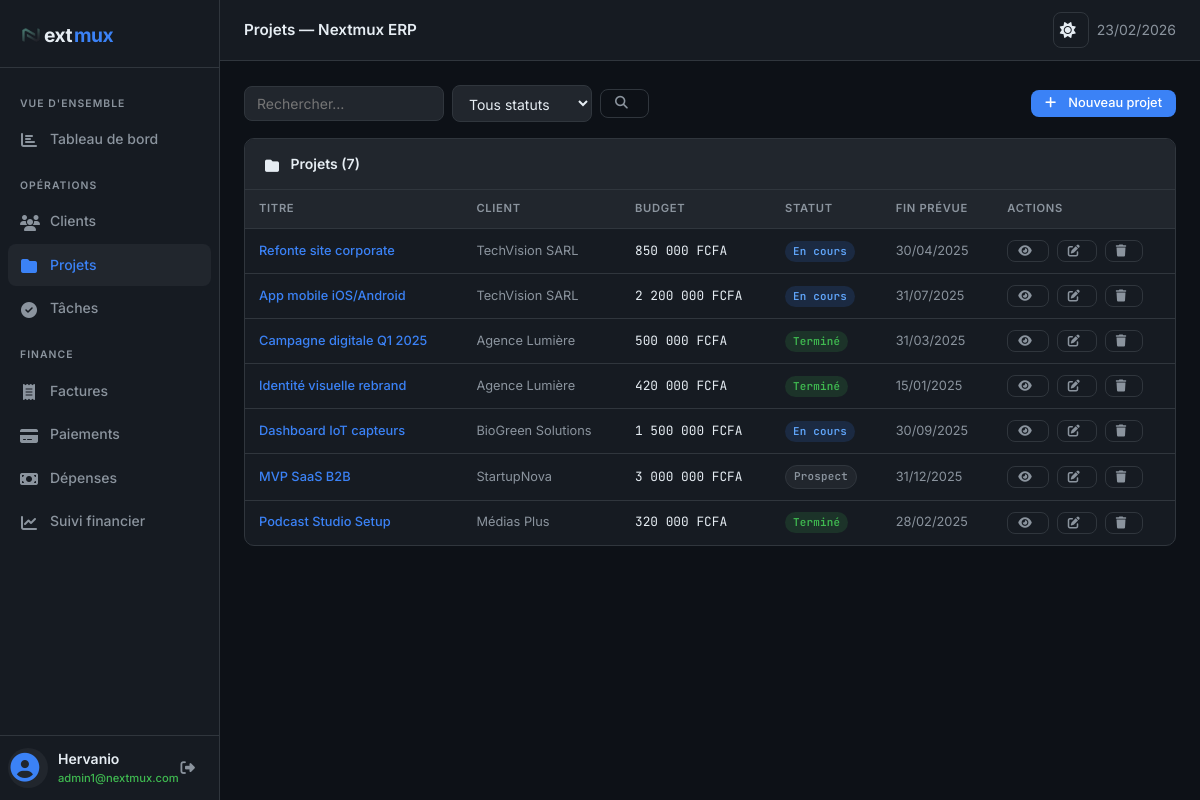
Screenshot of /projets.php (signed in) with the database file from the repository.
### tables this page shows
CREATE TABLE `projets` (
  `id` int(10) UNSIGNED NOT NULL,
  `client_id` int(10) UNSIGNED NOT NULL,
  `titre` varchar(200) NOT NULL,
  `description` text DEFAULT NULL,
  `budget` decimal(12,2) NOT NULL DEFAULT 0.00,
  `statut` enum('prospect','en_cours','suspendu','termine') NOT NULL DEFAULT 'en_cours',
  `date_debut` date DEFAULT NULL,
  `date_fin` date DEFAULT NULL,
  `created_at` timestamp NOT NULL DEFAULT current_timestamp()
);

CREATE TABLE `clients` (
  `id` int(10) UNSIGNED NOT NULL,
  `nom` varchar(150) NOT NULL,
  `email` varchar(200) NOT NULL,
  `telephone` varchar(20) DEFAULT NULL,
  `adresse` text DEFAULT NULL,
  `ville` varchar(100) DEFAULT NULL,
  `created_at` timestamp NOT NULL DEFAULT current_timestamp()
);

### projets.php (the view, shortened to what this page needs)
<?php
require_once 'db.php';
$db = getDB();
$action = $_GET['action'] ?? 'list';
$search  = $_GET['q'] ?? '';
$statut  = $_GET['statut'] ?? '';
$projets = $db->prepare("
  SELECT p.*, c.nom AS client_nom,
    COUNT(DISTINCT t.id) AS nb_taches,
    SUM(t.statut='termine') AS nb_terminees
  FROM projets p
  JOIN clients c ON c.id=p.client_id
  LEFT JOIN taches t ON t.projet_id=p.id
  WHERE (p.titre LIKE ? OR c.nom LIKE ?)
    AND (? = '' OR p.statut = ?)
  GROUP BY p.id ORDER BY p.created_at DESC
");
$projets->execute(["%$search%", "%$search%", $statut, $statut]);
$projets = $projets->fetchAll();
require_once 'header.php';
?>
<?php if ($action === 'list'): ?>
  <div class="flex gap-3 mb-4" style="justify-content:space-between;align-items:center;">
    <form method="GET" class="flex gap-2">
      <input type="text" name="q" value="<?= h($search) ?>" placeholder="Rechercher…" style="width:200px;">
      <select name="statut" style="width:140px;">
        <option value="">Tous statuts</option>
      </select>
      <button type="submit" class="btn btn-ghost" title="Rechercher"><i class="fa-solid fa-search"></i></button>
    </form>
    <a href="projets.php?action=create" class="btn btn-primary"><i class="fa-solid fa-plus"></i> Nouveau projet</a>
  </div>
  <div class="card">
    <div class="card-header"><span class="card-title"><i class="fa-solid fa-folder"></i> Projets (<?= count($projets) ?>)</span></div>
    <?php if ($projets): ?>
      <div class="table-wrap">
        <table>
          <thead>
            <tr>
              <th>Titre</th>
              <th>Client</th>
              <th>Budget</th>
              <th>Statut</th>
              <th>Fin prévue</th>
              <th>Actions</th>
            </tr>
          </thead>
          <tbody>
            <?php foreach ($projets as $p):
            ?>
              <tr>
                <td><a href="projets.php?action=view&id=<?= $p['id'] ?>" style="color:var(--accent);text-decoration:none;font-weight:500"><?= h($p['titre']) ?></a></td>
                <td class="text-muted"><?= h($p['client_nom']) ?></td>
                <td class="mono"><?= money($p['budget']) ?></td>
                <td><?= statutBadgeProjet($p['statut']) ?></td>
                <td class="text-muted"><?= formatDate($p['date_fin']) ?></td>
                <td>
                  <div class="flex gap-2">
                    <a href="projets.php?action=view&id=<?= $p['id'] ?>" class="btn btn-ghost btn-sm" title="Voir"><i class="fa-solid fa-eye"></i></a>
                    <a href="projets.php?action=edit&id=<?= $p['id'] ?>" class="btn btn-ghost btn-sm" title="Modifier"><i class="fa-solid fa-edit"></i></a>
                    <a href="projets.php?action=delete&id=<?= $p['id'] ?>" class="btn btn-ghost btn-sm" title="Supprimer"
                      onclick="return confirm('Supprimer ce projet ?')"><i class="fa-solid fa-trash"></i></a>
                  </div>
                </td>
              </tr>
            <?php endforeach; ?>
          </tbody>
        </table>
      </div>
    <?php endif; ?>
  </div>
<?php endif; ?>
<?php require_once 'footer.php'; ?>

### db.php (shortened to what this page needs)
<?php
function h(string $s): string
{
    return htmlspecialchars($s, ENT_QUOTES, 'UTF-8');
}
function money(float $amount): string
{
    return number_format($amount, 0, ',', ' ') . ' FCFA';
}
function formatDate(?string $date): string
{
    return (new DateTime($date))->format('d/m/Y');
}
function statutBadgeProjet(string $s): string
{
    $map = [
        'prospect'  => ['label' => 'Prospect',  'class' => 'badge-secondary'],
        'en_cours'  => ['label' => 'En cours',  'class' => 'badge-primary'],
        'suspendu'  => ['label' => 'Suspendu',  'class' => 'badge-warning'],
        'termine'   => ['label' => 'Terminé',   'class' => 'badge-success'],
    ];
    $b = $map[$s] ?? ['label' => $s, 'class' => 'badge-secondary'];
    return "<span class=\"badge {$b['class']}\">{$b['label']}</span>";
}

### header.php (style rules this page uses)
:root { --bg: #0d1117; --bg2: #161b22; --bg3: #21262d; --border: #30363d; --text: #e6edf3; --muted: #8b949e; --accent: #3b82f6; --accent-h: #2563eb; --green: #3fb950; --red: #f85149; --orange: #d29922; --purple: #a371f7; --radius: 8px; --shadow: 0 4px 24px rgba(0, 0, 0, 0.4); --sidebar-width: 240px; --topbar-height: 52px; }
*, *::before, *::after { box-sizing: border-box; margin: 0; padding: 0; }
body { font-family: 'Inter', system-ui, sans-serif; font-size: 14px; background: var(--bg); color: var(--text); line-height: 1.6; min-height: 100vh; display: flex; }
.card { background: var(--bg2); border: 1px solid var(--border); border-radius: 10px; overflow: hidden; }
.card-header { padding: 14px 20px; border-bottom: 1px solid var(--border); display: flex; align-items: center; justify-content: space-between; background: var(--bg3); }
.card-title { font-weight: 600; font-size: 0.875rem; }
.btn { display: inline-flex; align-items: center; gap: 6px; padding: 7px 14px; border-radius: var(--radius); border: none; font-size: 0.8rem; font-weight: 500; cursor: pointer; text-decoration: none; transition: all 0.15s; font-family: inherit; line-height: 1; }
.btn-primary { background: var(--accent); color: white; }
.btn-ghost { background: transparent; color: var(--muted); border: 1px solid var(--border); }
.btn-sm { padding: 4px 10px; font-size: 0.75rem; }
.table-wrap { overflow-x: auto; }
table { width: 100%; border-collapse: collapse; font-size: 0.8rem; }
th { background: var(--bg3); color: var(--muted); font-weight: 600; font-size: 0.7rem; text-transform: uppercase; letter-spacing: 0.06em; padding: 10px 14px; text-align: left; border-bottom: 1px solid var(--border); }
td { padding: 11px 14px; border-bottom: 1px solid var(--border); color: var(--text); vertical-align: middle; }
tr:last-child td { border-bottom: none; }
body { -webkit-font-smoothing: antialiased; -moz-osx-font-smoothing: grayscale; }
input, select, textarea { width: 100%; background: var(--bg3); border: 1px solid var(--border); border-radius: var(--radius); color: var(--text); padding: 8px 12px; font-size: 0.875rem; font-family: inherit; transition: border-color 0.15s; outline: none; }
select option { background: var(--bg2); }
.badge { display: inline-block; padding: 2px 8px; border-radius: 20px; font-size: 0.68rem; font-weight: 600; font-family: 'JetBrains Mono', monospace; letter-spacing: 0.02em; }
.badge-primary { background: rgba(59, 130, 246, 0.15); color: #60a5fa; }
.badge-success { background: rgba(63, 185, 80, 0.15); color: var(--green); }
.badge-secondary { background: var(--bg3); color: var(--muted); border: 1px solid var(--border); }
.flex { display: flex; align-items: center; }
.gap-2 { gap: 8px; }
.gap-3 { gap: 12px; }
.text-muted { color: var(--muted); }
.mono { font-family: 'JetBrains Mono', monospace; }
.mb-4 { margin-bottom: 16px; }
i.fa-solid, i.fas { display: inline-block; font-variant-numeric: tabular-nums; margin-right: 6px; vertical-align: -0.125em; }
.card-title i.fa-solid, .card-title i.fas, .stat-label i.fa-solid, .stat-label i.fas, .empty-state .icon i.fa-solid, .empty-state .icon i.fas { margin-right: 8px; vertical-align: -0.125em; }
button i.fa-solid, button i.fas, a i.fa-solid, a i.fas { margin-right: 6px; vertical-align: -0.05em; }

### rows the page displays
projets: titre "Refonte site corporate", client.nom "TechVision SARL", budget "850 000 FCFA", statut "En cours", date_fin "30/04/2025"
projets: titre "App mobile iOS/Android", client.nom "TechVision SARL", budget "2 200 000 FCFA", statut "En cours", date_fin "31/07/2025"
projets: titre "Campagne digitale Q1 2025", client.nom "Agence Lumière", budget "500 000 FCFA", statut "Terminé", date_fin "31/03/2025"
projets: titre "Identité visuelle rebrand", client.nom "Agence Lumière", budget "420 000 FCFA", statut "Terminé", date_fin "15/01/2025"
projets: titre "Dashboard IoT capteurs", client.nom "BioGreen Solutions", budget "1 500 000 FCFA", statut "En cours", date_fin "30/09/2025"
projets: titre "MVP SaaS B2B", client.nom "StartupNova", budget "3 000 000 FCFA", statut "Prospect", date_fin "31/12/2025"
projets: titre "Podcast Studio Setup", client.nom "Médias Plus", budget "320 000 FCFA", statut "Terminé", date_fin "28/02/2025"

### other values shown
$_SESSION['user']['nom'] "Hervanio"
$_SESSION['user']['email'] "admin1@nextmux.com"
$pageTitle "Projets — Nextmux ERP"
count($projets) "7"
